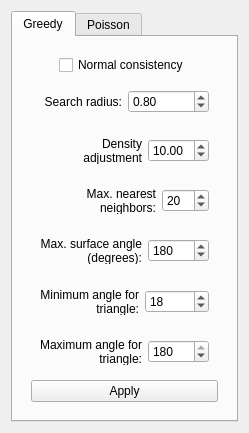
<?xml version="1.0" encoding="UTF-8"?>
<ui version="4.0">
 <class>reconstruction_settings</class>
 <widget class="QWidget" name="reconstruction_settings">
  <property name="windowModality">
   <enum>Qt::WindowModal</enum>
  </property>
  <property name="geometry">
   <rect>
    <x>0</x>
    <y>0</y>
    <width>249</width>
    <height>433</height>
   </rect>
  </property>
  <property name="sizePolicy">
   <sizepolicy hsizetype="Fixed" vsizetype="Fixed">
    <horstretch>0</horstretch>
    <verstretch>0</verstretch>
   </sizepolicy>
  </property>
  <property name="windowTitle">
   <string>Reconstruction Settings</string>
  </property>
  <layout class="QVBoxLayout" name="verticalLayout">
   <item>
    <widget class="QTabWidget" name="tabWidget">
     <property name="currentIndex">
      <number>0</number>
     </property>
     <widget class="QWidget" name="tab">
      <attribute name="title">
       <string>Greedy</string>
      </attribute>
      <layout class="QVBoxLayout" name="verticalLayout_2">
       <item>
        <widget class="QWidget" name="widget" native="true">
         <layout class="QVBoxLayout" name="verticalLayout_4">
          <item alignment="Qt::AlignHCenter">
           <widget class="QCheckBox" name="normalConsistency">
            <property name="text">
             <string>Normal consistency</string>
            </property>
           </widget>
          </item>
          <item>
           <widget class="QWidget" name="widget_3" native="true">
            <layout class="QHBoxLayout" name="horizontalLayout">
             <item>
              <widget class="QLabel" name="label">
               <property name="text">
                <string>Search radius:</string>
               </property>
               <property name="alignment">
                <set>Qt::AlignRight|Qt::AlignTrailing|Qt::AlignVCenter</set>
               </property>
               <property name="wordWrap">
                <bool>true</bool>
               </property>
              </widget>
             </item>
             <item>
              <widget class="QDoubleSpinBox" name="searchRadius">
               <property name="minimum">
                <double>0.010000000000000</double>
               </property>
               <property name="maximum">
                <double>3.000000000000000</double>
               </property>
               <property name="value">
                <double>0.800000000000000</double>
               </property>
              </widget>
             </item>
            </layout>
           </widget>
          </item>
          <item>
           <widget class="QWidget" name="widget_4" native="true">
            <layout class="QHBoxLayout" name="horizontalLayout_2">
             <item>
              <widget class="QLabel" name="label_2">
               <property name="text">
                <string>Density adjustment parameter (μ):</string>
               </property>
               <property name="alignment">
                <set>Qt::AlignRight|Qt::AlignTrailing|Qt::AlignVCenter</set>
               </property>
               <property name="wordWrap">
                <bool>true</bool>
               </property>
              </widget>
             </item>
             <item>
              <widget class="QDoubleSpinBox" name="densityAdjust">
               <property name="maximum">
                <double>50.000000000000000</double>
               </property>
               <property name="value">
                <double>10.000000000000000</double>
               </property>
              </widget>
             </item>
            </layout>
           </widget>
          </item>
          <item>
           <widget class="QWidget" name="widget_5" native="true">
            <layout class="QHBoxLayout" name="horizontalLayout_3">
             <item>
              <widget class="QLabel" name="label_3">
               <property name="text">
                <string>Max. nearest neighbors:</string>
               </property>
               <property name="alignment">
                <set>Qt::AlignRight|Qt::AlignTrailing|Qt::AlignVCenter</set>
               </property>
               <property name="wordWrap">
                <bool>true</bool>
               </property>
              </widget>
             </item>
             <item>
              <widget class="QSpinBox" name="nearestNeighbors">
               <property name="minimum">
                <number>1</number>
               </property>
               <property name="maximum">
                <number>200</number>
               </property>
               <property name="value">
                <number>20</number>
               </property>
              </widget>
             </item>
            </layout>
           </widget>
          </item>
          <item>
           <widget class="QWidget" name="widget_6" native="true">
            <layout class="QHBoxLayout" name="horizontalLayout_4">
             <item>
              <widget class="QLabel" name="label_4">
               <property name="text">
                <string>Max. surface angle (degrees):</string>
               </property>
               <property name="alignment">
                <set>Qt::AlignRight|Qt::AlignTrailing|Qt::AlignVCenter</set>
               </property>
               <property name="wordWrap">
                <bool>true</bool>
               </property>
              </widget>
             </item>
             <item>
              <widget class="QSpinBox" name="surfaceAngle">
               <property name="maximum">
                <number>360</number>
               </property>
               <property name="value">
                <number>180</number>
               </property>
              </widget>
             </item>
            </layout>
           </widget>
          </item>
          <item>
           <widget class="QWidget" name="widget_7" native="true">
            <layout class="QHBoxLayout" name="horizontalLayout_5">
             <item>
              <widget class="QLabel" name="label_5">
               <property name="text">
                <string>Minimum angle for triangle:</string>
               </property>
               <property name="alignment">
                <set>Qt::AlignRight|Qt::AlignTrailing|Qt::AlignVCenter</set>
               </property>
               <property name="wordWrap">
                <bool>true</bool>
               </property>
              </widget>
             </item>
             <item>
              <widget class="QSpinBox" name="minTriangleAngle">
               <property name="minimum">
                <number>1</number>
               </property>
               <property name="maximum">
                <number>180</number>
               </property>
               <property name="value">
                <number>18</number>
               </property>
              </widget>
             </item>
            </layout>
           </widget>
          </item>
          <item>
           <widget class="QWidget" name="widget_8" native="true">
            <layout class="QHBoxLayout" name="horizontalLayout_6">
             <item>
              <widget class="QLabel" name="label_6">
               <property name="text">
                <string>Maximum angle for triangle:</string>
               </property>
               <property name="alignment">
                <set>Qt::AlignRight|Qt::AlignTrailing|Qt::AlignVCenter</set>
               </property>
               <property name="wordWrap">
                <bool>true</bool>
               </property>
              </widget>
             </item>
             <item>
              <widget class="QSpinBox" name="maxTriangleAngle">
               <property name="minimum">
                <number>1</number>
               </property>
               <property name="maximum">
                <number>180</number>
               </property>
               <property name="value">
                <number>180</number>
               </property>
              </widget>
             </item>
            </layout>
           </widget>
          </item>
          <item>
           <widget class="QPushButton" name="greedyBtn">
            <property name="text">
             <string>Apply</string>
            </property>
           </widget>
          </item>
         </layout>
        </widget>
       </item>
      </layout>
     </widget>
     <widget class="QWidget" name="tab_2">
      <attribute name="title">
       <string>Poisson</string>
      </attribute>
      <layout class="QVBoxLayout" name="verticalLayout_3">
       <item>
        <widget class="QWidget" name="widget_2" native="true">
         <layout class="QVBoxLayout" name="verticalLayout_5">
          <item>
           <widget class="QWidget" name="widget_10" native="true"/>
          </item>
          <item>
           <widget class="QWidget" name="widget_9" native="true">
            <property name="sizePolicy">
             <sizepolicy hsizetype="Preferred" vsizetype="Fixed">
              <horstretch>0</horstretch>
              <verstretch>0</verstretch>
             </sizepolicy>
            </property>
            <layout class="QHBoxLayout" name="horizontalLayout_7">
             <item>
              <widget class="QLabel" name="label_7">
               <property name="sizePolicy">
                <sizepolicy hsizetype="Preferred" vsizetype="Fixed">
                 <horstretch>0</horstretch>
                 <verstretch>0</verstretch>
                </sizepolicy>
               </property>
               <property name="text">
                <string>Octree depth:</string>
               </property>
               <property name="alignment">
                <set>Qt::AlignRight|Qt::AlignTrailing|Qt::AlignVCenter</set>
               </property>
              </widget>
             </item>
             <item>
              <widget class="QSpinBox" name="octreeDepth">
               <property name="minimum">
                <number>1</number>
               </property>
               <property name="maximum">
                <number>14</number>
               </property>
               <property name="value">
                <number>10</number>
               </property>
              </widget>
             </item>
            </layout>
           </widget>
          </item>
          <item>
           <widget class="QWidget" name="widget_11" native="true"/>
          </item>
          <item>
           <widget class="QPushButton" name="poissonBtn">
            <property name="text">
             <string>Apply</string>
            </property>
           </widget>
          </item>
         </layout>
        </widget>
       </item>
      </layout>
     </widget>
    </widget>
   </item>
  </layout>
 </widget>
 <resources/>
 <connections/>
</ui>
